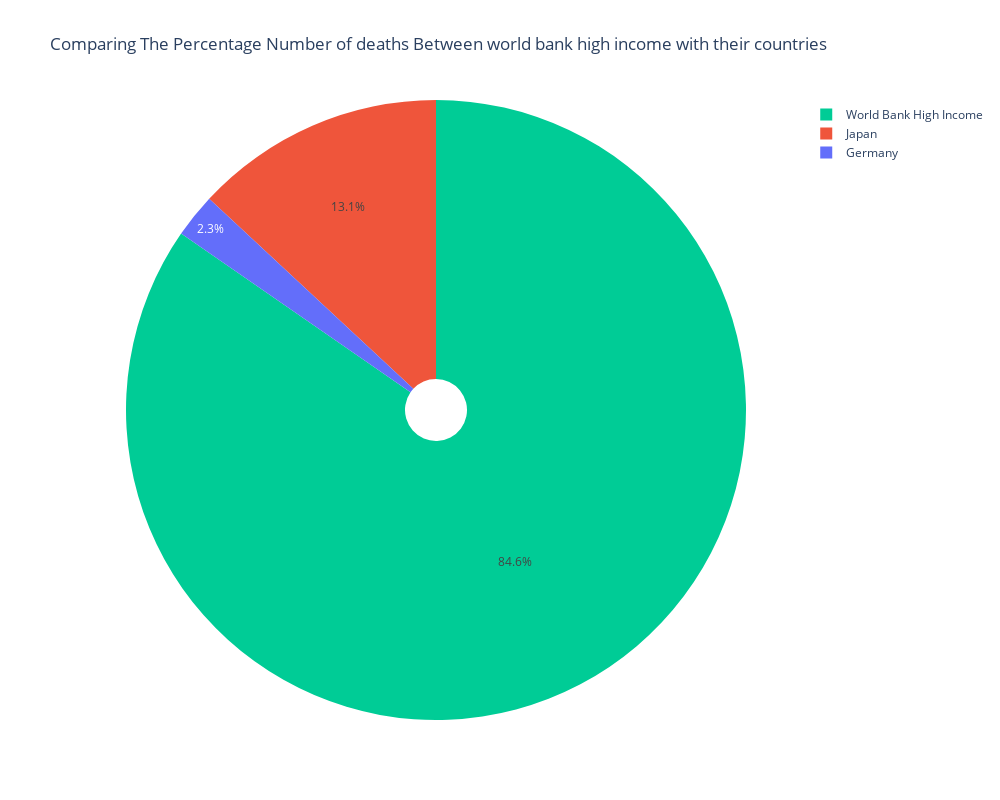

The code cell stored with this chart in its notebook:
### Code cell
fig = px.pie(
    df_cSummery5 , names='Entity' , values='Unsafe water source',color='Entity',
    title='Comparing The Percentage Number of deaths Between world bank high income with their countries',
    width=1000,
    height=800,
    hole=0.1
)
fig.show()

### Figure 1 — Plotly figure (JSON) as saved in the notebook; plotly's stock layout.template omitted (floating-point values rounded to 4 significant figures)
{"data": [{"customdata": [["Germany"], ["Japan"], ["World Bank High Income"]], "domain": {"x": [0, 1], "y": [0, 1]}, "hole": 0.1, "hovertemplate": "Entity=%{customdata[0]}<br>Unsafe water source=%{value}<extra></extra>", "labels": ["Germany", "Japan", "World Bank High Income"], "legendgroup": "", "marker": {"colors": ["#636efa", "#EF553B", "#00cc96"]}, "name": "", "showlegend": true, "type": "pie", "values": [1793, 10173, 65921]}], "layout": {"height": 800, "legend": {"tracegroupgap": 0}, "title": {"text": "Comparing The Percentage Number of deaths Between world bank high income with their countries"}, "width": 1000}}
